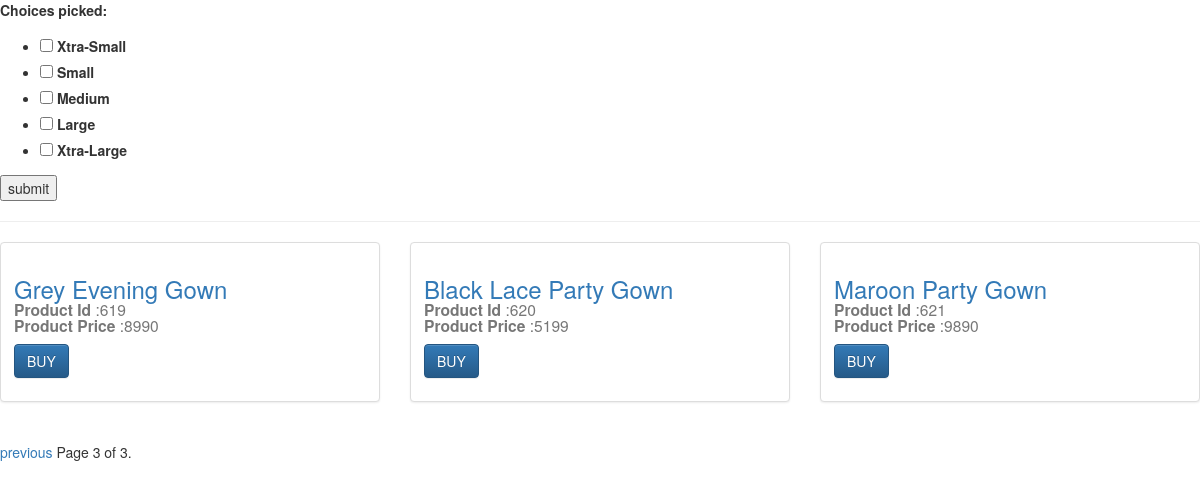
/?page=3, run on the app's committed database.
### shirt/models.py (models this page shows, shortened)
class Product(models.Model):
	product_name = models.CharField(max_length=120)
	product_id = models.ForeignKey('Sno')
	product_price = models.IntegerField(default=0)
	price_url = models.URLField()

class Sno(models.Model):
	product_id = models.IntegerField(default=0)
	def __str__(self):
		return str(self.product_id)

### shirt/views.py (the view)
# urls.py: url(r'^$', some_view),
def some_view(request):
	choices_picked = []
	if request.method == 'POST':
		form = ChoiceForm(request.POST)
		if form.is_valid():
			choices_picked = form.cleaned_data.get('choices_picked')
			print choices_picked
	else:
		form = ChoiceForm
	queryset_list = []
	if len(choices_picked) == 0:
		queryset_list = Product.objects.all()
	else:
		for i in choices_picked:
			a = Product_Varients.objects.filter(size=i)
			print a
			for j in a:
				queryset_list.extend(Product.objects.filter(product_id=j.product_id))
	paginator = Paginator(queryset_list, 9) # Show 25 contacts per page
	page_request_var = "page"
	page = request.GET.get(page_request_var)
	try:
		queryset = paginator.page(page)
	except PageNotAnInteger:
		queryset = paginator.page(1)
	except EmptyPage:
		queryset = paginator.page(paginator.num_pages)
	context = {
		"form": form,
		"page_request_var": page_request_var,
		"object_list": queryset,
	}
	return render(request ,'base.html', context)

### templates/base.html (shortened to what this page needs)
<html>
<head>
<link rel="stylesheet" href="https://maxcdn.bootstrapcdn.com/bootstrap/3.3.6/css/bootstrap.min.css">
<link rel="stylesheet" href="https://maxcdn.bootstrapcdn.com/bootstrap/3.3.6/css/bootstrap-theme.min.css">
</head>
<body>
<form method='post'>{% csrf_token %}
    {{ form.as_p }}
    <input type='submit' value='submit'>
</form>
<hr/>
<div class='row'>
{% for obj in object_list %}
  <div class="col-sm-6 col-md-4">
    <div class="thumbnail">
      <div class="caption">
        <h3><a href={{ obj.price_url }} >{{ obj.product_name }}</a> <br/><small><strong>Product Id</strong> :{{ obj.product_id }}</small><br/><small><strong>Product Price</strong> :{{ obj.product_price }}</small> </h3>
        <p><a href={{ obj.price_url }} class="btn btn-primary" role="button">BUY</a></p>
      </div>
    </div>
  </div>
{% endfor %}
</div>
<div class="pagination">
    <span class="step-links">
        {% if object_list.has_previous %}
            <a href="?{{ page_request_var }}={{ object_list.previous_page_number }}{% if request.GET.q %}&q={{ request.GET.q }}{% endif %}">previous</a>
        {% endif %}
        <span class="current">
            Page {{ object_list.number }} of {{ object_list.paginator.num_pages }}.
        </span>
    </span>
</div>
</body>
</html>

### data on the page
Product: product_name "Grey Evening Gown", product_id "619", product_price "8990"
Product: product_name "Black Lace Party Gown", product_id "620", product_price "5199"
Product: product_name "Maroon Party Gown", product_id "621", product_price "9890"

### other printed values
{{ object_list.number }} "3"
{{ object_list.paginator.num_pages }} "3"
